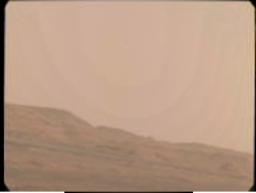
#> input picture Images/0019MR0000540310100201I01_DRCL.JPG, 256 x 193 px, found by its file name
$ jupyter execute rocks.ipynb
#> lines starting #> are read from the running program, lines starting #| are printed output that depends on the picture
[cell 1]
import numpy as np
import cv2

[cell 2]
image = cv2.imread('/home/logan_20/kitti_slam/Images/0019MR0000540310100201I01_DRCL.JPG')
#> image is the input picture: shape (193, 256, 3); mean B, G, R 133.4, 154.2, 184.2

[cell 3]
gray = cv2.cvtColor(image, cv2.COLOR_BGR2GRAY)
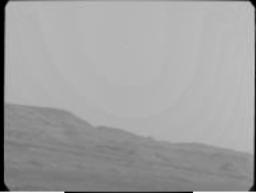
#> gray: shape (193, 256); min 0, max 255, mean 160.8

[cell 4]
lower_threshold = 50
upper_threshold = 60

edges = cv2.Canny(gray, lower_threshold, upper_threshold)
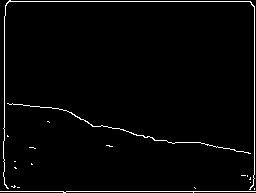
#> edges: shape (193, 256); 2.5% white in thin lines or dots

$ run again, with Images/0017MR0000500330100105I01_DRCL.JPG copied over Images/0019MR0000540310100201I01_DRCL.JPG
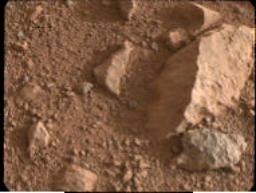
#> input picture Images/0017MR0000500330100105I01_DRCL.JPG, 256 x 193 px, found by its file name
#> image is the input picture: shape (193, 256, 3); mean B, G, R 68.2, 92.7, 129
#> `gray = cv2.cvtColor(image, cv2.COLOR_BGR2GRAY)`:
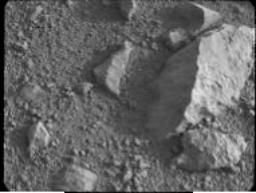
#> gray: shape (193, 256); min 0, max 255, mean 100.8
#> `edges = cv2.Canny(gray, lower_threshold, upper_threshold)`:
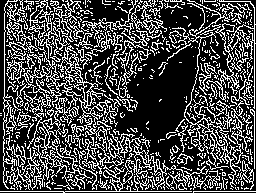
#> edges: shape (193, 256); 28.8% white in thin lines or dots

$ run again, with Images/0019MR0000530090100147I01_DRCL.JPG copied over Images/0019MR0000540310100201I01_DRCL.JPG
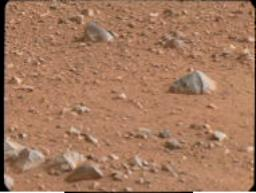
#> input picture Images/0019MR0000530090100147I01_DRCL.JPG, 256 x 193 px, found by its file name
#> image is the input picture: shape (193, 256, 3); mean B, G, R 94.6, 121.7, 164.8
#> `gray = cv2.cvtColor(image, cv2.COLOR_BGR2GRAY)`:
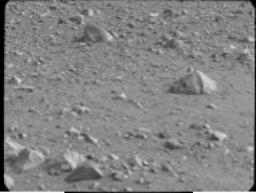
#> gray: shape (193, 256); min 0, max 255, mean 131.5
#> `edges = cv2.Canny(gray, lower_threshold, upper_threshold)`:
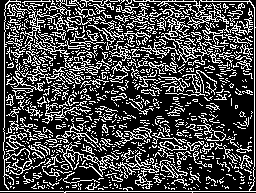
#> edges: shape (193, 256); 28.2% white in thin lines or dots

$ run again, with Images/0019MR0000540290100199I01_DRCL.JPG copied over Images/0019MR0000540310100201I01_DRCL.JPG
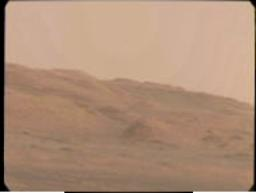
#> input picture Images/0019MR0000540290100199I01_DRCL.JPG, 256 x 193 px, found by its file name
#> image is the input picture: shape (193, 256, 3); mean B, G, R 120, 142.6, 173.9
#> `gray = cv2.cvtColor(image, cv2.COLOR_BGR2GRAY)`:
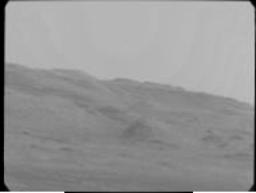
#> gray: shape (193, 256); min 0, max 255, mean 149.4
#> `edges = cv2.Canny(gray, lower_threshold, upper_threshold)`:
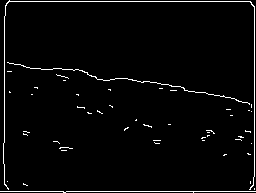
#> edges: shape (193, 256); 2.8% white in thin lines or dots
